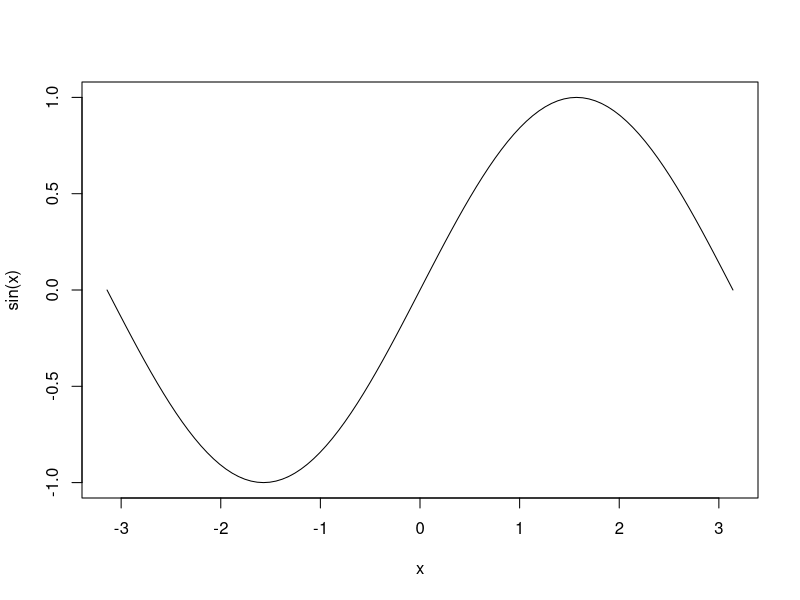

This chart was generated by the following R code:
#practice
dat1<-c(7.3, 6.8, 0.005, 9, 12, 2.4, 18.9, 0.9)
# (a) 计算数列的均值；
# (b) 将均值从数列中减去；
# (c) 找出数列中本身大于其平方根的所有元素；
# (d) 将每个元素的平方根近似到小数点后两位 (使用函数 round ).
m1<-mean(dat1)
m2<-quantile(dat1)
m3<-median(dat1)
dat1[-which(dat1==mean(dat1))] #?
m_sd<-sd(dat1)
m4<-dat1[which(dat1>=m_sd)]
m5<-round(sqrt(dat1),2)

#2.	定义 area = state.x77[,"Area"]. 请将 area 以逆序的形式显示出来
area=state.x77[,"Area"]
rev(area)
#3.计算 2 的前 50 次方和 1到50的平方。这两个序列有那几个元素相等？
out3_1<-2^(seq(1,50,1))
out3_2<-(seq(1,50,1))^2
out3_1[out3_1 == out3_2]
# 4.	读入数据 country.frame 。这是欧洲4个国家的数据。其中 GDP 代表国内生产总值, Pop 代表人口,  Inflation 为 2000年的消费者物价增长指数，area 为面积, EU 代表该国家是否是为欧盟成员国。请完成下列任务：
# (a)	计算人均国内生产总值并将其加入到 country.frame 中;
# (b)	那个国家拥有最高的人均国内生产总值？
# (c)	以变量人均 GDP 将 country.frame 排序。 
#无数据

#5.	请问 1:7 * 1:2 的结果是什么？你能解释吗？
# warning message length is not equal
#6.	请将一个数值型向量在3的倍数的位置上的元素变为这个元素的负值。
dat6<-c(1,3,5,6,9,12,20)
flag_3<-as.logical(dat6 %% 3)
replace(dat6,which(!dat6 %% 3),dat6[!flag_3]*(-1))
#7.	写出一个函数计算数值型向量的方差，方差的公式如下：
CalVar<-function(x){
  return(sum((x-mean(x))^2)/(length(x)-1))
}
#8.	使用 curve 函数画出 sin 函数在 [-pi,pi] 的图像，再将cos 函数在此区间的图像加上。
curve(sin,-pi,pi,)
#9.此题利用数据 state.x77.
#(a)	用 plot 函数对变量 Illiteracy 和Murder 画散点图；
#(b)	在上面的散点图上，对 Income 位于前25%的州标上字符”high”
